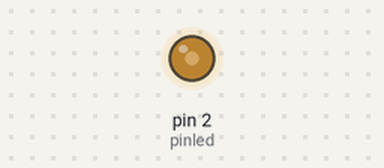
The sketch below on a simulated Arduino Uno, built with avr-gcc and run on an emulated ATmega328P. On the bench: output pins drawn as LEDs (lit = HIGH).

Above: at 0.1 s.
Timing chart, 0 to 1.6 s (numbered marks = the images above):
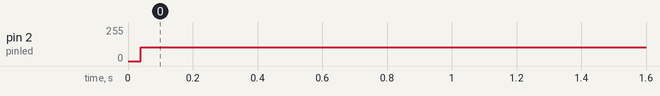

The sketch:

pt1.ino
```cpp
/********************************************************************************************************
 **
 **                             Plantilla
 **                             Practica 1
 **
 **   Nom: Núria Cordero Serra               Date: 30/11/2016
 *********************************************************************************************************/
//****************************Include**********************************


//****************************Variables********************************

int pinled=2;


//****************************Setup************************************
void setup() {
 pinMode(2,OUTPUT);

}
//***************************Loop**************************************
void loop() {

      digitalWrite(2,HIGH);
      digitalWrite(2,LOW);
}
//***************************Funcions**********************************
```

Measured:
- by itself, pin 2 (pinled): 0/255 → 105/255 at 0.04 s
